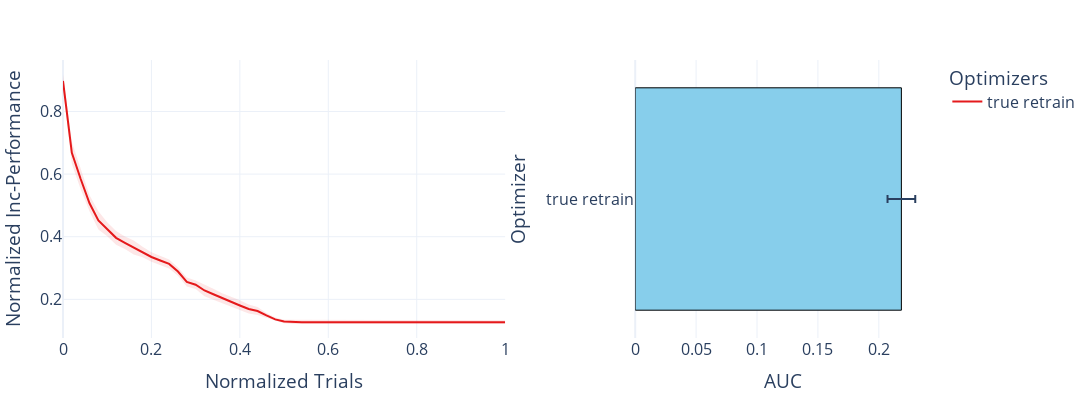

Notebook code for this chart:
### Code cell
plot_one_thing('adjust_pc')
